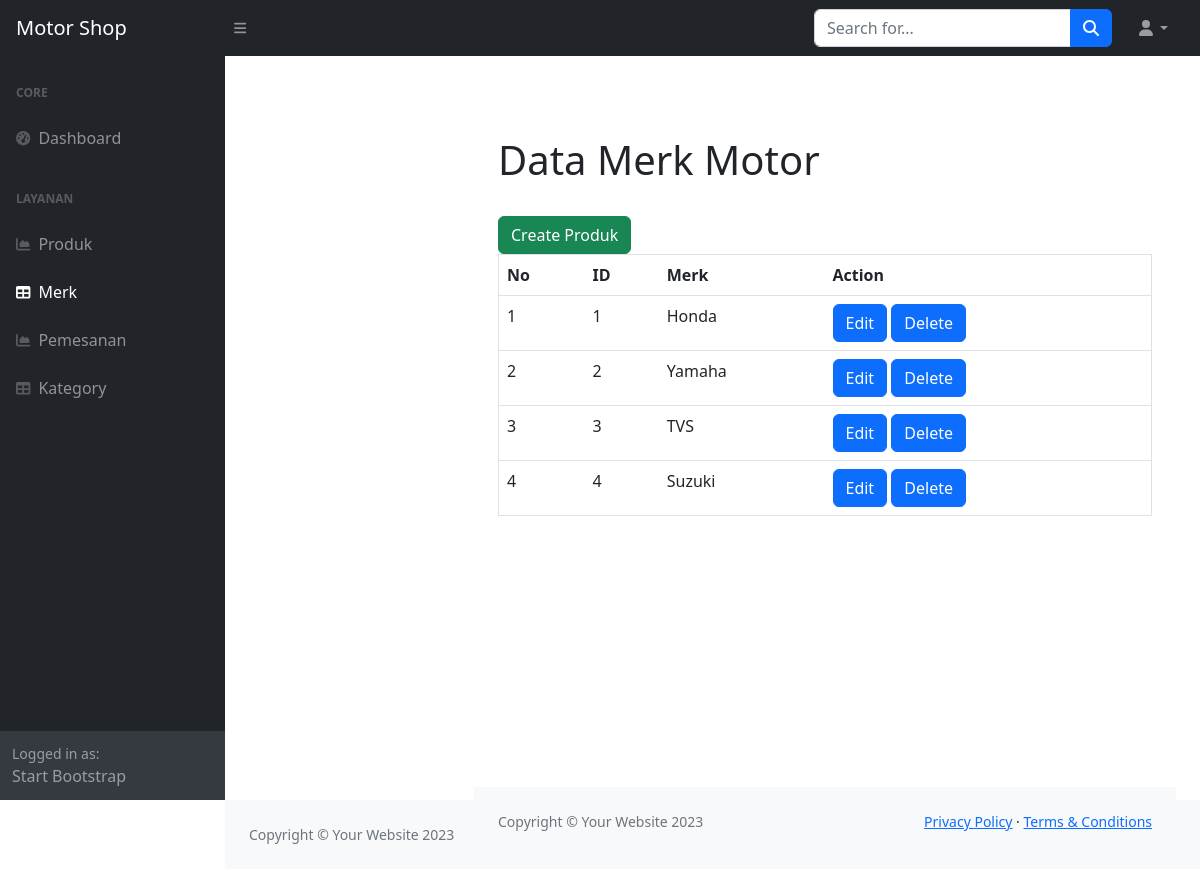
Page /backend/merk.php on the committed database.
### tables this page shows
CREATE TABLE `merk` (
  `id` int(11) NOT NULL,
  `nama_merk` varchar(255) NOT NULL
);

### backend/merk.php (the view, shortened to what this page needs)
<!DOCTYPE html>
<html lang="en">
<head>
    <link href="https://cdn.jsdelivr.net/npm/simple-datatables@7.1.2/dist/style.min.css" rel="stylesheet" />
    <link href="css/styles.css" rel="stylesheet" />
</head>
<body class="sb-nav-fixed">
    <nav class="sb-topnav navbar navbar-expand navbar-dark bg-dark">
        <a class="navbar-brand ps-3" href="index.php">Motor Shop</a>
        <button class="btn btn-link btn-sm order-1 order-lg-0 me-4 me-lg-0" id="sidebarToggle" href="#!"><i
                class="fas fa-bars"></i></button>
        <form class="d-none d-md-inline-block form-inline ms-auto me-0 me-md-3 my-2 my-md-0">
            <div class="input-group">
                <input class="form-control" type="text" placeholder="Search for..." aria-label="Search for..."
                    aria-describedby="btnNavbarSearch" />
                <button class="btn btn-primary" id="btnNavbarSearch" type="button"><i
                        class="fas fa-search"></i></button>
            </div>
        </form>
        <ul class="navbar-nav ms-auto ms-md-0 me-3 me-lg-4">
            <li class="nav-item dropdown">
                <a class="nav-link dropdown-toggle" id="navbarDropdown" href="#" role="button" data-bs-toggle="dropdown"
                    aria-expanded="false"><i class="fas fa-user fa-fw"></i></a>
            </li>
        </ul>
    </nav>
    <div id="layoutSidenav">
        <div id="layoutSidenav_nav">
            <nav class="sb-sidenav accordion sb-sidenav-dark" id="sidenavAccordion">
                <div class="sb-sidenav-menu">
                    <div class="nav">
                        <div class="sb-sidenav-menu-heading">Core</div>
                        <a class="nav-link" href="#">
                            <div class="sb-nav-link-icon"><i class="fas fa-tachometer-alt"></i></div>
                            Dashboard
                        </a>
                        <div class="sb-sidenav-menu-heading">Layanan</div>
                        <a class="nav-link" href="index.php">
                            <div class="sb-nav-link-icon"><i class="fas fa-chart-area"></i></div>
                            Produk
                        </a>
                        <a class="nav-link active" href="merk.php">
                            <div class="sb-nav-link-icon"><i class="fas fa-table"></i></div>
                            Merk
                        </a>
                        <a class="nav-link" href="pemesanan.php">
                            <div class="sb-nav-link-icon"><i class="fas fa-chart-area"></i></div>
                            Pemesanan
                        </a>
                        <a class="nav-link" href="kategori.php">
                            <div class="sb-nav-link-icon"><i class="fas fa-table"></i></div>
                            Kategory
                        </a>
                    </div>
                </div>
                <div class="sb-sidenav-footer">
                    <div class="small">Logged in as:</div>
                    Start Bootstrap
                </div>
            </nav>
        </div>
        <div id="layoutSidenav_content">
            <main>
                <div class="container-fluid px-4">
                <div id="layoutSidenav_content">
            <main>
                <div class="container-fluid px-4">
                    <h1 class="mt-4">Data Merk Motor</h1>
                    <?php
                    require_once '../database/dbkoneksi.php';
                    ?>
                    <?php
                    $sql = "SELECT * FROM merk";
                    $rs = $dbh->query($sql);
                    ?>
                    <br>
                    <a class="btn btn-success" href="form_merk.php" role="button">Create Produk</a>
                    <table class="table" width="100%" border="1" cellspacing="2" cellpadding="2">
                        <thead>
                            <tr>
                                <th>No</th>
                                <th>ID</th>
                                <th>Merk</th>
                                <th>Action</th>
                            </tr>
                        </thead>
                        <tbody>
                            <?php
                            $nomor  = 1;
                            foreach ($rs as $row) {
                            ?>
                            <tr>
                                <td><?= $nomor ?></td>
                                <td><?= $row['id'] ?></td>
                                <td><?= $row['nama_merk'] ?></td>
                                <td>
                                    <a class="btn btn-primary" href="edit_merk.php?idedit=<?= $row['id'] ?>">Edit</a>
                                    <a class="btn btn-primary" href="delete_merk.php?iddel=<?= $row['id'] ?>"
                                        onclick="return confirm('Anda Yakin Hapus Data Produk')">Delete</a>
                                </td>
                            </tr>
                            <?php
                                $nomor++;
                            }
                            ?>
                        </tbody>
                    </table>
                </div>
            </main>
            <footer class="py-4 bg-light mt-auto">
                <div class="container-fluid px-4">
                    <div class="d-flex align-items-center justify-content-between small">
                        <div class="text-muted">Copyright &copy; Your Website 2023</div>
                        <div>
                            <a href="#">Privacy Policy</a>
                            &middot;
                            <a href="#">Terms &amp; Conditions</a>
                        </div>
                    </div>
                </div>
            </footer>
        </div>
            </main>
            <footer class="py-4 bg-light mt-auto">
                <div class="container-fluid px-4">
                    <div class="d-flex align-items-center justify-content-between small">
                        <div class="text-muted">Copyright &copy; Your Website 2023</div>
                        <div>
                            <a href="#">Privacy Policy</a>
                            <a href="#">Terms &amp; Conditions</a>
                        </div>
                    </div>
                </div>
            </footer>
        </div>
    </div>
</body>
</html>

### rows in the picture
merk: id "1", nama_merk "Honda"
merk: id "2", nama_merk "Yamaha"
merk: id "3", nama_merk "TVS"
merk: id "4", nama_merk "Suzuki"
